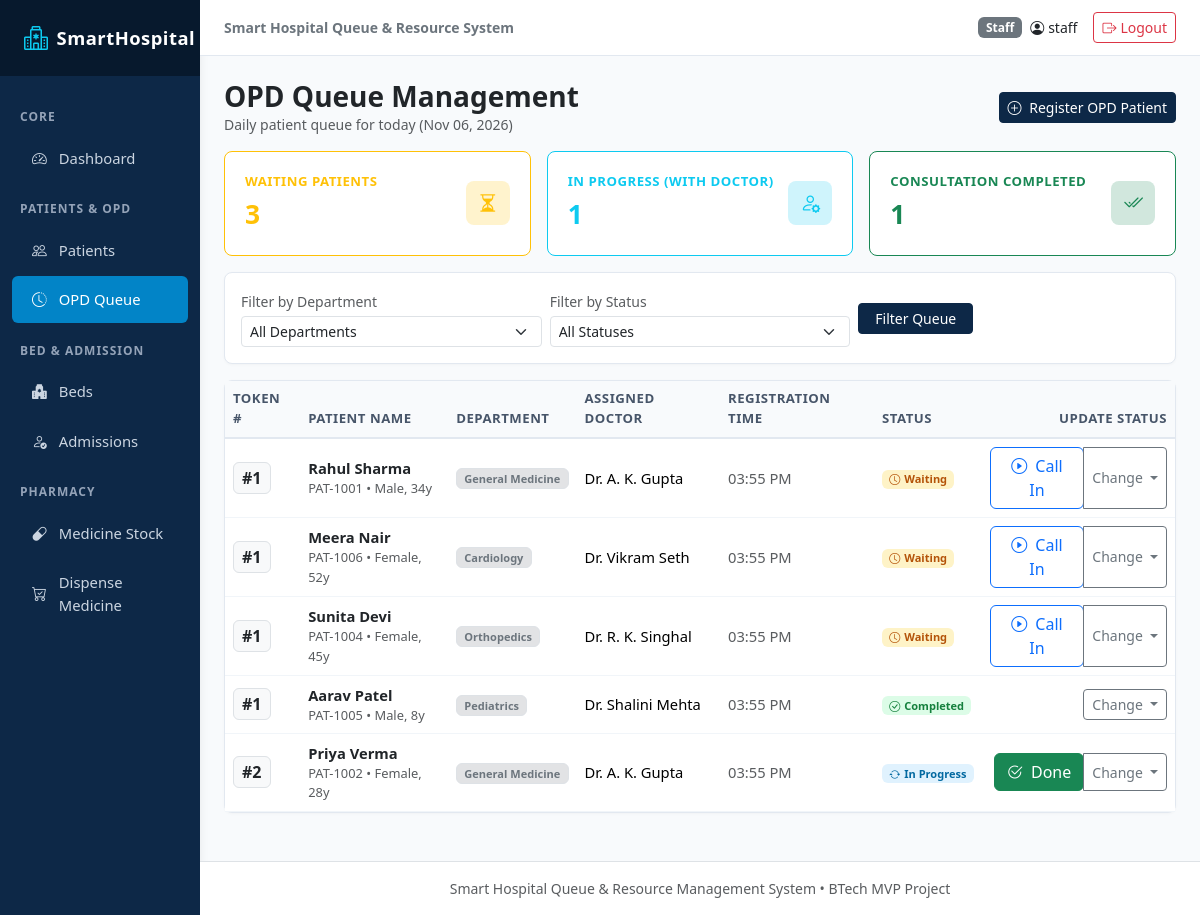
Page /opd/ (signed in) on the committed database.
### hospital/models.py (models this page shows, shortened)
class OPDToken(models.Model):
    STATUS_CHOICES = [
        ('Waiting', 'Waiting'),
        ('In Progress', 'In Progress'),
        ('Completed', 'Completed'),
        ('Cancelled', 'Cancelled'),
    ]
    patient = models.ForeignKey(Patient, on_delete=models.CASCADE, related_name='opd_tokens')
    department = models.ForeignKey(Department, on_delete=models.CASCADE, related_name='opd_tokens')
    token_number = models.PositiveIntegerField()
    date = models.DateField(default=timezone.localdate)
    registration_time = models.DateTimeField(auto_now_add=True)
    status = models.CharField(max_length=20, choices=STATUS_CHOICES, default='Waiting')
    doctor_name = models.CharField(max_length=100, blank=True, default='')
    notes = models.TextField(blank=True, default='')
    class Meta:
        ordering = ['date', 'token_number']
        unique_together = ('department', 'date', 'token_number')

class Patient(models.Model):
    GENDER_CHOICES = [
        ('Male', 'Male'),
        ('Female', 'Female'),
        ('Other', 'Other'),
    ]
    patient_id = models.CharField(max_length=20, unique=True, blank=True)
    name = models.CharField(max_length=150)
    age = models.PositiveIntegerField()
    gender = models.CharField(max_length=10, choices=GENDER_CHOICES)
    phone = models.CharField(max_length=20)
    address = models.TextField()
    registration_date = models.DateTimeField(auto_now_add=True)
    class Meta:
        ordering = ['-registration_date']

class Department(models.Model):
    name = models.CharField(max_length=100, unique=True)
    description = models.TextField(blank=True, default='')
    class Meta:
        ordering = ['name']

### hospital/views.py (the view)
# urls.py: path('opd/', views.opd_queue, name='opd_queue'),
@login_required
def opd_queue(request):
    today = timezone.localdate()
    dept_id = request.GET.get('department', '')
    status_filter = request.GET.get('status', '')
    tokens = OPDToken.objects.filter(date=today).select_related('patient', 'department')
    if dept_id:
        tokens = tokens.filter(department_id=dept_id)
    if status_filter:
        tokens = tokens.filter(status=status_filter)
    departments = Department.objects.all()
    waiting_count = OPDToken.objects.filter(date=today, status='Waiting').count()
    in_progress_count = OPDToken.objects.filter(date=today, status='In Progress').count()
    completed_count = OPDToken.objects.filter(date=today, status='Completed').count()
    context = {
        'tokens': tokens,
        'departments': departments,
        'today': today,
        'selected_dept': dept_id,
        'selected_status': status_filter,
        'waiting_count': waiting_count,
        'in_progress_count': in_progress_count,
        'completed_count': completed_count,
    }
    return render(request, 'opd/queue.html', context)

### templates/opd/queue.html (shortened to what this page needs)
{% extends 'base.html' %}
{% block content %}
<div class="d-flex justify-content-between align-items-center mb-3 flex-wrap gap-2">
  <div>
    <h3 class="fw-bold text-dark mb-0">OPD Queue Management</h3>
    <p class="text-muted small mb-0">Daily patient queue for today ({{ today|date:"M d, Y" }})</p>
  </div>
  <a href="{% url 'opd_register' %}" class="btn btn-navy btn-sm">
    <i class="bi bi-plus-circle me-1"></i> Register OPD Patient
  </a>
</div>
<div class="row g-3 mb-3">
  <div class="col-md-4">
    <div class="stat-card border-warning">
      <div class="d-flex justify-content-between align-items-center">
        <div>
          <div class="stat-label text-warning">Waiting Patients</div>
          <div class="stat-value text-warning">{{ waiting_count }}</div>
        </div>
        <div class="stat-icon bg-warning-subtle text-warning">
          <i class="bi bi-hourglass-split"></i>
        </div>
      </div>
    </div>
  </div>
  <div class="col-md-4">
    <div class="stat-card border-info">
      <div class="d-flex justify-content-between align-items-center">
        <div>
          <div class="stat-label text-info">In Progress (With Doctor)</div>
          <div class="stat-value text-info">{{ in_progress_count }}</div>
        </div>
        <div class="stat-icon bg-info-subtle text-info">
          <i class="bi bi-person-gear"></i>
        </div>
      </div>
    </div>
  </div>
  <div class="col-md-4">
    <div class="stat-card border-success">
      <div class="d-flex justify-content-between align-items-center">
        <div>
          <div class="stat-label text-success">Consultation Completed</div>
          <div class="stat-value text-success">{{ completed_count }}</div>
        </div>
        <div class="stat-icon bg-success-subtle text-success">
          <i class="bi bi-check2-all"></i>
        </div>
      </div>
    </div>
  </div>
</div>
<div class="card-clean p-3 mb-3">
  <form method="get" class="row g-2 align-items-center">
    <div class="col-md-4">
      <label class="form-label small text-muted mb-1">Filter by Department</label>
      <select name="department" class="form-select form-select-sm">
        <option value="">All Departments</option>
      </select>
    </div>
    <div class="col-md-4">
      <label class="form-label small text-muted mb-1">Filter by Status</label>
      <select name="status" class="form-select form-select-sm">
        <option value="">All Statuses</option>
      </select>
    </div>
    <div class="col-md-4 d-flex align-items-end gap-2">
      <button type="submit" class="btn btn-sm btn-navy px-3">Filter Queue</button>
    </div>
  </form>
</div>
<div class="card-clean">
  <div class="table-responsive">
    <table class="table table-clean table-hover align-middle mb-0">
      <thead>
        <tr>
          <th>Token #</th>
          <th>Patient Name</th>
          <th>Department</th>
          <th>Assigned Doctor</th>
          <th>Registration Time</th>
          <th>Status</th>
          <th class="text-end">Update Status</th>
        </tr>
      </thead>
      <tbody>
        {% for token in tokens %}
          <tr {% if token.status == 'In Progress' %}class="table-info-subtle"{% endif %}>
            <td>
              <span class="fs-6 fw-bold text-dark px-2 py-1 rounded bg-light border">
                #{{ token.token_number }}
              </span>
            </td>
            <td>
              <a href="{% url 'patient_detail' token.patient.pk %}" class="fw-semibold text-dark text-decoration-none">
                {{ token.patient.name }}
              </a>
              <div class="small text-muted">{{ token.patient.patient_id }} &bull; {{ token.patient.gender }}, {{ token.patient.age }}y</div>
            </td>
            <td>
              <span class="badge bg-secondary-subtle text-secondary border">{{ token.department.name }}</span>
            </td>
            <td>{{ token.doctor_name|default:"General Duty Doctor" }}</td>
            <td class="small text-muted">{{ token.registration_time|date:"h:i A" }}</td>
            <td>
              {% if token.status == 'Waiting' %}
                <span class="badge badge-waiting"><i class="bi bi-clock me-1"></i>Waiting</span>
              {% elif token.status == 'In Progress' %}
                <span class="badge badge-inprogress"><i class="bi bi-arrow-repeat me-1"></i>In Progress</span>
              {% elif token.status == 'Completed' %}
                <span class="badge badge-completed"><i class="bi bi-check-circle me-1"></i>Completed</span>
              {% else %}
                <span class="badge badge-cancelled">Cancelled</span>
              {% endif %}
            </td>
            <td class="text-end">
              <div class="btn-group btn-group-sm">
                {% if token.status == 'Waiting' %}
                  <form method="post" action="{% url 'opd_update_status' token.pk %}" class="d-inline">
                    <button type="submit" class="btn btn-outline-primary" title="Call Patient in">
                      <i class="bi bi-play-circle me-1"></i> Call In
                    </button>
                  </form>
                {% endif %}
                {% if token.status == 'In Progress' %}
                  <form method="post" action="{% url 'opd_update_status' token.pk %}" class="d-inline">
                    <button type="submit" class="btn btn-success" title="Mark Done">
                      <i class="bi bi-check2-circle me-1"></i> Done
                    </button>
                  </form>
                {% endif %}
                <div class="btn-group">
                  <button type="button" class="btn btn-sm btn-outline-secondary dropdown-toggle" data-bs-toggle="dropdown">
                    Change
                  </button>
                </div>
              </div>
            </td>
          </tr>
        {% empty %}
          <tr>
            <td colspan="7" class="text-center py-4 text-muted">
              No OPD tokens found for today.
            </td>
          </tr>
        {% endfor %}
      </tbody>
    </table>
  </div>
</div>
{% endblock %}

### templates/base.html (shortened to what this page needs)
{% load static %}
<!DOCTYPE html>
<html lang="en">
<head>
  <link href="https://cdn.jsdelivr.net/npm/bootstrap@5.3.3/dist/css/bootstrap.min.css" rel="stylesheet">
  <link href="https://cdn.jsdelivr.net/npm/bootstrap-icons@1.11.3/font/bootstrap-icons.min.css" rel="stylesheet">
  <link rel="stylesheet" href="{% static 'css/custom.css' %}">
</head>
<body>
<div class="container-fluid p-0">
  <div class="row g-0">
    <nav class="col-lg-2 col-md-3 d-none d-md-block sidebar">
      <div class="brand d-flex align-items-center gap-2">
        <i class="bi bi-hospital fs-4 text-info"></i>
        <span>SmartHospital</span>
      </div>
      <div class="py-3">
        <div class="nav-heading">Core</div>
        <a href="{% url 'dashboard' %}" class="nav-link {% if request.resolver_match.url_name == 'dashboard' %}active{% endif %}">
          <i class="bi bi-speedometer2"></i>
          <span>Dashboard</span>
        </a>
        <div class="nav-heading">Patients & OPD</div>
        <a href="{% url 'patient_list' %}" class="nav-link {% if 'patient' in request.resolver_match.url_name %}active{% endif %}">
          <i class="bi bi-people"></i>
          <span>Patients</span>
        </a>
        <a href="{% url 'opd_queue' %}" class="nav-link {% if 'opd' in request.resolver_match.url_name %}active{% endif %}">
          <i class="bi bi-clock-history"></i>
          <span>OPD Queue</span>
        </a>
        <div class="nav-heading">Bed & Admission</div>
        <a href="{% url 'bed_list' %}" class="nav-link {% if 'bed' in request.resolver_match.url_name %}active{% endif %}">
          <i class="bi bi-hospital-fill"></i>
          <span>Beds</span>
        </a>
        <a href="{% url 'admission_list' %}" class="nav-link {% if 'admission' in request.resolver_match.url_name %}active{% endif %}">
          <i class="bi bi-person-check"></i>
          <span>Admissions</span>
        </a>
        <div class="nav-heading">Pharmacy</div>
        <a href="{% url 'medicine_list' %}" class="nav-link {% if request.resolver_match.url_name in 'medicine_list medicine_add medicine_edit' %}active{% endif %}">
          <i class="bi bi-capsule"></i>
          <span>Medicine Stock</span>
        </a>
        <a href="{% url 'medicine_dispense' %}" class="nav-link {% if request.resolver_match.url_name == 'medicine_dispense' %}active{% endif %}">
          <i class="bi bi-cart-check"></i>
          <span>Dispense Medicine</span>
        </a>
      </div>
    </nav>
    <div class="col-lg-10 col-md-9 main-content">
      <header class="top-navbar d-flex justify-content-between align-items-center">
        <div class="d-flex align-items-center gap-3">
          <span class="fw-semibold text-secondary small d-none d-sm-inline">Smart Hospital Queue & Resource System</span>
        </div>
        <div class="d-flex align-items-center gap-3">
          {% if user.is_authenticated %}
            <div class="d-flex align-items-center gap-2">
              <span class="badge {% if user.is_superuser %}bg-primary{% else %}bg-secondary{% endif %}">
                {% if user.is_superuser %}Admin{% else %}Staff{% endif %}
              </span>
              <span class="fw-medium text-dark small"><i class="bi bi-person-circle me-1"></i>{{ user.username }}</span>
            </div>
            <a href="{% url 'logout' %}" class="btn btn-sm btn-outline-danger d-flex align-items-center gap-1">
              <i class="bi bi-box-arrow-right"></i>
              <span class="d-none d-sm-inline">Logout</span>
            </a>
          {% endif %}
        </div>
      </header>
      <main class="content-body">
        {% block content %}{% endblock %}
      </main>
      <footer class="text-center py-3 text-muted small border-top bg-white mt-auto">
        Smart Hospital Queue & Resource Management System &bull; BTech MVP Project
      </footer>
    </div>
  </div>
</div>
</body>
</html>

### static/css/custom.css (style rules this page uses)
:root { --navy-primary: #0d2847; --navy-dark: #07192d; --navy-light: #163d6b; --blue-accent: #0284c7; --blue-light-bg: #f0f7fd; --bg-page: #f8fafc; --text-dark: #1e293b; --text-muted: #64748b; --status-available: #16a34a; --status-occupied: #dc2626; --status-warning: #ea580c; --border-color: #e2e8f0; }
body { background-color: var(--bg-page); color: var(--text-dark); font-family: system-ui, -apple-system, "Segoe UI", Roboto, "Helvetica Neue", Arial, sans-serif; min-height: 100vh; }
.sidebar { background-color: var(--navy-primary); min-height: 100vh; box-shadow: 2px 0 8px rgba(0, 0, 0, 0.05); }
.sidebar .brand { padding: 1.25rem 1.5rem; background-color: var(--navy-dark); color: #ffffff; font-weight: 700; font-size: 1.15rem; letter-spacing: 0.5px; }
.sidebar .nav-link { color: #cbd5e1; padding: 0.75rem 1.25rem; font-size: 0.925rem; font-weight: 500; display: flex; align-items: center; gap: 0.75rem; border-radius: 6px; margin: 0.2rem 0.75rem; transition: all 0.2s ease; }
.sidebar .nav-link.active { color: #ffffff; background-color: var(--blue-accent); }
.sidebar .nav-heading { font-size: 0.75rem; text-transform: uppercase; letter-spacing: 1px; color: #94a3b8; padding: 1rem 1.25rem 0.35rem; font-weight: 600; }
.main-content { min-height: 100vh; display: flex; flex-direction: column; }
.top-navbar { background-color: #ffffff; border-bottom: 1px solid var(--border-color); padding: 0.75rem 1.5rem; }
.content-body { padding: 1.5rem; flex-grow: 1; }
.stat-card { background: #ffffff; border: 1px solid var(--border-color); border-radius: 8px; padding: 1.25rem; transition: transform 0.15s ease, box-shadow 0.15s ease; }
.stat-card .stat-icon { width: 44px; height: 44px; border-radius: 8px; display: flex; align-items: center; justify-content: center; font-size: 1.25rem; }
.stat-card .stat-value { font-size: 1.65rem; font-weight: 700; color: var(--navy-primary); margin-top: 0.25rem; }
.stat-card .stat-label { font-size: 0.825rem; color: var(--text-muted); text-transform: uppercase; letter-spacing: 0.5px; font-weight: 600; }
.card-clean { background: #ffffff; border: 1px solid var(--border-color); border-radius: 8px; box-shadow: 0 1px 3px rgba(0, 0, 0, 0.03); margin-bottom: 1.5rem; }
.table-clean th { background-color: #f8fafc; color: #475569; font-weight: 600; font-size: 0.825rem; text-transform: uppercase; letter-spacing: 0.5px; border-bottom: 2px solid var(--border-color); }
.table-clean td { vertical-align: middle; font-size: 0.92rem; border-bottom: 1px solid #f1f5f9; }
.badge-waiting { background-color: #fef3c7; color: #b45309; font-weight: 600; }
.badge-inprogress { background-color: #e0f2fe; color: #0369a1; font-weight: 600; }
.badge-completed { background-color: #dcfce7; color: #15803d; font-weight: 600; }
.btn-navy { background-color: var(--navy-primary); border-color: var(--navy-primary); color: #ffffff; }

### rows in the picture
OPDToken: token_number "1", patient.name "Rahul Sharma", patient.patient_id "PAT-1001", patient.gender "Male", patient.age "34", department.name "General Medicine", doctor_name "Dr. A. K. Gupta", registration_time "03:55 PM", status "Waiting" (drawn)
OPDToken: token_number "1", patient.name "Meera Nair", patient.patient_id "PAT-1006", patient.gender "Female", patient.age "52", department.name "Cardiology", doctor_name "Dr. Vikram Seth", registration_time "03:55 PM", status "Waiting" (drawn)
OPDToken: token_number "1", patient.name "Sunita Devi", patient.patient_id "PAT-1004", patient.gender "Female", patient.age "45", department.name "Orthopedics", doctor_name "Dr. R. K. Singhal", registration_time "03:55 PM", status "Waiting" (drawn)
OPDToken: token_number "1", patient.name "Aarav Patel", patient.patient_id "PAT-1005", patient.gender "Male", patient.age "8", department.name "Pediatrics", doctor_name "Dr. Shalini Mehta", registration_time "03:55 PM", status "Completed" (drawn)
OPDToken: token_number "2", patient.name "Priya Verma", patient.patient_id "PAT-1002", patient.gender "Female", patient.age "28", department.name "General Medicine", doctor_name "Dr. A. K. Gupta", registration_time "03:55 PM", status "In Progress" (drawn)

### other values in the picture
{{ user.username }} "staff"
{{ today|date:"M d, Y" }} "Nov 06, 2026"
{{ waiting_count }} "3"
{{ in_progress_count }} "1"
{{ completed_count }} "1"
